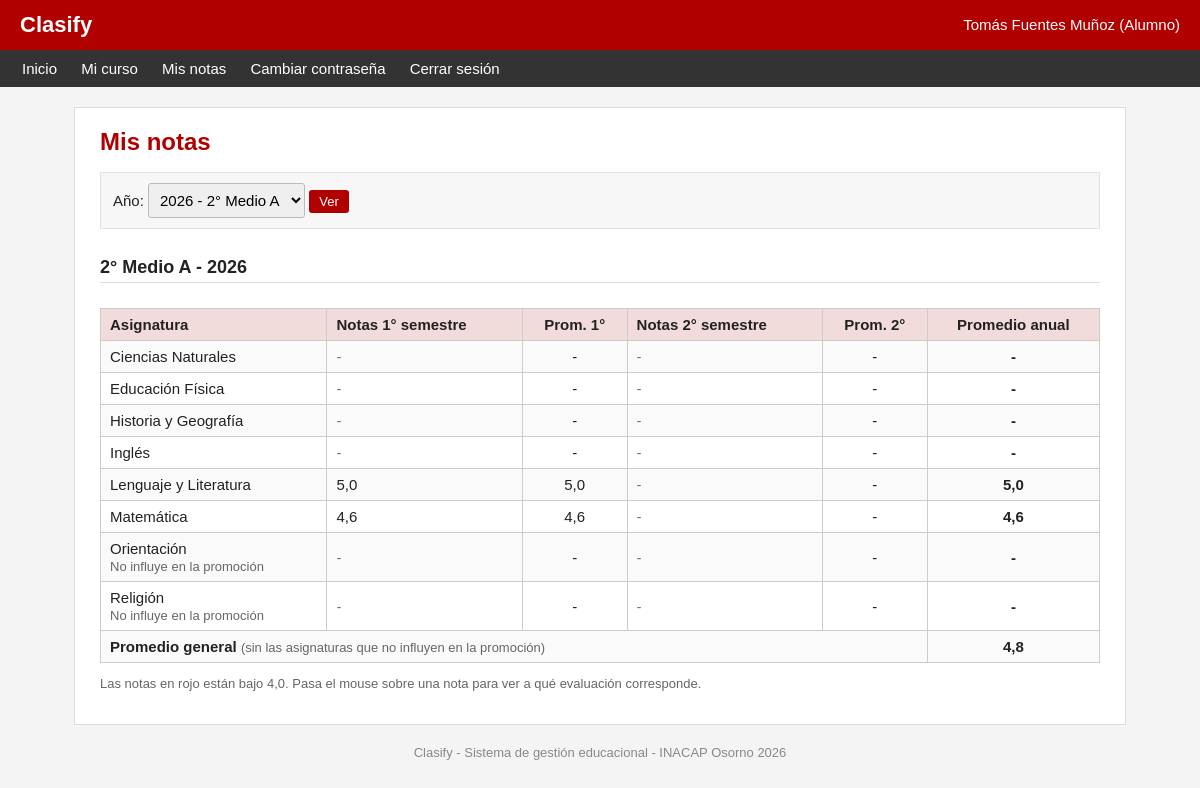
The app's page /alumno/mis_notas.php (signed in) with its own data.
### tables this page shows
CREATE TABLE curso (
    id_curso INT AUTO_INCREMENT PRIMARY KEY,
    id_anio INT NOT NULL,
    nivel INT NOT NULL,
    letra CHAR(1) NOT NULL,
    id_profesor_jefe INT NOT NULL,
    estado ENUM('abierto', 'cerrado') NOT NULL DEFAULT 'abierto',
    UNIQUE (id_anio, nivel, letra),
    FOREIGN KEY (id_anio) REFERENCES anio_academico (id_anio),
    FOREIGN KEY (id_profesor_jefe) REFERENCES usuario (id_usuario)
);

CREATE TABLE anio_academico (
    id_anio INT AUTO_INCREMENT PRIMARY KEY,
    anio INT NOT NULL UNIQUE,
    estado ENUM('abierto', 'cerrado') NOT NULL DEFAULT 'abierto'
);

CREATE TABLE asignatura (
    id_asignatura INT AUTO_INCREMENT PRIMARY KEY,
    nombre VARCHAR(60) NOT NULL UNIQUE,
    influye_promocion TINYINT(1) NOT NULL DEFAULT 1
);

CREATE TABLE nota (
    id_nota INT AUTO_INCREMENT PRIMARY KEY,
    id_inscripcion INT NOT NULL,
    id_asignatura INT NOT NULL,
    valor DECIMAL(2,1) NOT NULL,
    fecha DATE NOT NULL,
    descripcion VARCHAR(100) NOT NULL,
    semestre TINYINT NOT NULL,
    CHECK (valor >= 1.0 AND valor <= 7.0),
    CHECK (semestre = 1 OR semestre = 2),
    FOREIGN KEY (id_inscripcion) REFERENCES inscripcion (id_inscripcion),
    FOREIGN KEY (id_asignatura) REFERENCES asignatura (id_asignatura)
);

### includes/sesion.php (called while the page is built, shortened)
<?php
require_once __DIR__ . "/funciones.php";
$id_usuario = $_SESSION["id_usuario"];

### includes/funciones.php (called while the page is built, shortened)
<?php
function limpiar($texto)
{
    return htmlspecialchars($texto, ENT_QUOTES, "UTF-8");
}
function nombre_nivel($nivel)
{
    $niveles = array(
        1 => "1° Básico", 2 => "2° Básico", 3 => "3° Básico", 4 => "4° Básico",
        5 => "5° Básico", 6 => "6° Básico", 7 => "7° Básico", 8 => "8° Básico",
        9 => "1° Medio", 10 => "2° Medio", 11 => "3° Medio", 12 => "4° Medio"
    );
    if (isset($niveles[$nivel])) {
        return $niveles[$nivel];
    }
    return "Nivel " . $nivel;
}
function nombre_curso($nivel, $letra)
{
    return nombre_nivel($nivel) . " " . $letra;
}
function mostrar_nota($valor)
{
    if ($valor === null) {
        return "-";
    }
    return number_format($valor, 1, ",", "");
}
function promedio($notas)
{
    if (count($notas) == 0) {
        return null;
    }
    $suma = 0;
    foreach ($notas as $n) {
        $suma = $suma + $n;
    }
    return round($suma / count($notas), 1);
}

### alumno/mis_notas.php (the view, shortened to what this page needs)
<?php
require_once "../includes/sesion.php";
$inscripciones = array();
$resultado = mysqli_execute_query($conexion, "SELECT i.id_inscripcion, c.nivel, c.letra, a.anio
                                              FROM inscripcion i
                                              JOIN curso c ON c.id_curso = i.id_curso
                                              JOIN anio_academico a ON a.id_anio = c.id_anio
                                              WHERE i.id_alumno = ?
                                              ORDER BY a.anio DESC", [$id_usuario]);
while ($fila = mysqli_fetch_assoc($resultado)) {
    $inscripciones[] = $fila;
}
$id_inscripcion = 0;
$elegida = null;
if (count($inscripciones) > 0) {
    $elegida = $inscripciones[0];
}
if ($elegida) {
    $id_inscripcion = $elegida["id_inscripcion"];
}
include "../includes/cabecera.php";
?>
<?php if (!$elegida) { ?>
    <p class="gris">Todavía no estás matriculado en ningún curso.</p>
<?php } else { ?>
    <form method="get" class="filtros">
        Año:
        <select name="id_inscripcion">
            <?php foreach ($inscripciones as $ins) { ?>
                <option value="<?php echo $ins["id_inscripcion"]; ?>" <?php if ($ins["id_inscripcion"] == $id_inscripcion) echo "selected"; ?>>
                    <?php echo $ins["anio"] . " - " . nombre_curso($ins["nivel"], $ins["letra"]); ?>
                </option>
            <?php } ?>
        </select>
        <button type="submit" class="boton boton-chico">Ver</button>
    </form>
    <h2><?php echo nombre_curso($elegida["nivel"], $elegida["letra"]) . " - " . $elegida["anio"]; ?></h2>
    <?php include "../includes/tabla_notas.php"; ?>
<?php } ?>
<?php include "../includes/pie.php"; ?>

### includes/tabla_notas.php (shortened to what this page needs)
<?php
$asignaturas = mysqli_execute_query($conexion, "SELECT s.* FROM asignatura s
                                                WHERE s.id_asignatura IN (SELECT ad.id_asignatura FROM asignacion_docente ad
                                                                          JOIN inscripcion i ON i.id_curso = ad.id_curso
                                                                          WHERE i.id_inscripcion = ?)
                                                OR s.id_asignatura IN (SELECT n.id_asignatura FROM nota n WHERE n.id_inscripcion = ?)
                                                ORDER BY s.nombre", [$id_inscripcion, $id_inscripcion]);
$promedios_anuales = array();
?>
<div class="tabla-contenedor">
<table>
    <tr>
        <th>Asignatura</th>
        <th>Notas 1° semestre</th>
        <th class="centro">Prom. 1°</th>
        <th>Notas 2° semestre</th>
        <th class="centro">Prom. 2°</th>
        <th class="centro">Promedio anual</th>
    </tr>
    <?php while ($s = mysqli_fetch_assoc($asignaturas)) { ?>
        <?php
        $promedios_semestre = array();
        ?>
        <tr>
            <td>
                <?php echo limpiar($s["nombre"]); ?>
                <?php if ($s["influye_promocion"] == 0) { ?>
                    <br><span class="ayuda">No influye en la promoción</span>
                <?php } ?>
            </td>
            <?php for ($sem = 1; $sem <= 2; $sem++) { ?>
                <?php
                $resultado = mysqli_execute_query($conexion, "SELECT valor, descripcion FROM nota
                                                              WHERE id_inscripcion = ? AND id_asignatura = ? AND semestre = ?
                                                              ORDER BY fecha, id_nota", [$id_inscripcion, $s["id_asignatura"], $sem]);
                $valores = array();
                ?>
                <td>
                    <?php
                    while ($n = mysqli_fetch_assoc($resultado)) {
                        $valores[] = $n["valor"];
                        $clase = "";
                        echo '<span class="' . $clase . '" title="' . limpiar($n["descripcion"]) . '">' . mostrar_nota($n["valor"]) . '</span> &nbsp; ';
                    }
                    if (count($valores) == 0) {
                        echo '<span class="gris">-</span>';
                    }
                    ?>
                </td>
                <td class="centro">
                    <?php
                    $prom = promedio($valores);
                    if ($prom !== null) {
                        $promedios_semestre[] = $prom;
                    }
                    echo mostrar_nota($prom);
                    ?>
                </td>
            <?php } ?>
            <td class="centro">
                <?php
                $anual = promedio($promedios_semestre);
                if ($anual !== null && $s["influye_promocion"] == 1) {
                    $promedios_anuales[] = $anual;
                }
                if ($anual !== null && $anual < 4.0) {
                    echo '<strong class="reprobada">' . mostrar_nota($anual) . '</strong>';
                } else {
                    echo '<strong>' . mostrar_nota($anual) . '</strong>';
                }
                ?>
            </td>
        </tr>
    <?php } ?>
    <tr>
        <td colspan="5"><strong>Promedio general</strong> <span class="ayuda">(sin las asignaturas que no influyen en la promoción)</span></td>
        <td class="centro"><strong><?php echo mostrar_nota(promedio($promedios_anuales)); ?></strong></td>
    </tr>
</table>
</div>
<p class="ayuda">Las notas en rojo están bajo 4,0. Pasa el mouse sobre una nota para ver a qué evaluación corresponde.</p>

### css/estilos.css (style rules this page uses)
body { margin: 0; font-family: Arial, Helvetica, sans-serif; font-size: 15px; color: #222222; background-color: #f4f4f4; }
h2 { font-size: 18px; margin-top: 28px; border-bottom: 1px solid #dddddd; padding-bottom: 4px; }
.tabla-contenedor { overflow-x: auto; }
table { border-collapse: collapse; width: 100%; margin-top: 10px; }
th { background-color: #f2dcdb; text-align: left; }
th, td { border: 1px solid #cccccc; padding: 7px 9px; }
tr:nth-child(even) td { background-color: #fafafa; }
.centro { text-align: center; }
.gris { color: #777777; }
input[type=text], input[type=password], input[type=email], input[type=date], input[type=number], select, textarea { padding: 7px; border: 1px solid #bbbbbb; border-radius: 3px; font-size: 15px; max-width: 100%; box-sizing: border-box; }
.boton { display: inline-block; background-color: #b00000; color: white; border: none; padding: 8px 16px; font-size: 15px; border-radius: 3px; text-decoration: none; cursor: pointer; margin-top: 12px; }
.boton-chico { padding: 4px 10px; font-size: 13px; margin-top: 0; }
.filtros { background-color: #f7f7f7; border: 1px solid #e2e2e2; padding: 10px 12px; margin-bottom: 10px; }
.ayuda { color: #666666; font-size: 13px; }

### records on screen
curso: nombre_curso($elegida["nivel"], $elegida["letra"]) "2° Medio A"
anio_academico: anio "2026"
asignatura: nombre "Ciencias Naturales", prom "-", anual "-"
asignatura: nombre "Educación Física", prom "-", anual "-"
asignatura: nombre "Historia y Geografía", prom "-", anual "-"
asignatura: nombre "Inglés", prom "-", anual "-"
asignatura: nombre "Lenguaje y Literatura", prom "5,0", prom "-", anual "5,0"
nota: valor "5,0"
asignatura: nombre "Matemática", prom "4,6", prom "-", anual "4,6"
nota: valor "4,6"
asignatura: nombre "Orientación", influye_promocion "No influye en la promoción", prom "-", anual "-"
asignatura: nombre "Religión", influye_promocion "No influye en la promoción", prom "-", anual "-"

### other values on screen
limpiar($_SESSION["nombre"]) "Tomás Fuentes Muñoz"
nombre_rol($_SESSION["rol"]) "Alumno"
limpiar($titulo) "Mis notas"
mostrar_nota(promedio($promedios_anuales)) "4,8"
form field id_inscripcion "2026 - 2° Medio A"
